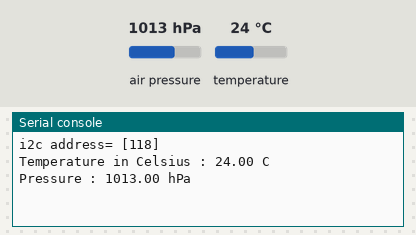
This program was run on a simulated Raspberry Pi Pico running MicroPython. Parts: the last lines printed to the serial console. Inputs (shaded band) come from the test bench; at power-on: air pressure 1013 hPa, temperature 24 °C.

Above: at 1.2 s.
1.3 s: air pressure set to 952 hPa
At 7.0 s:
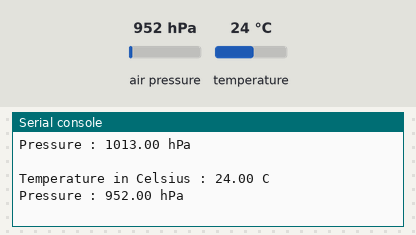
7.6 s: temperature set to 12 °C
At 12.6 s:
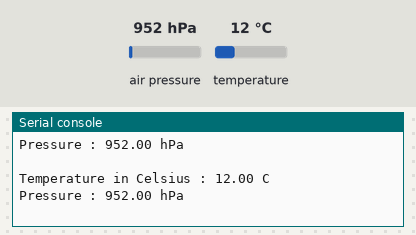
13.9 s: air pressure set to 975 hPa
At 18.2 s:
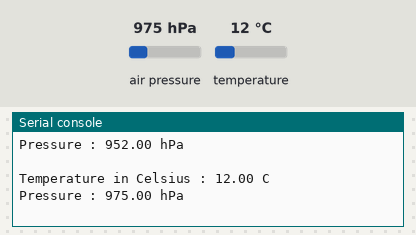
Timing chart, 0 to 19.7 s (numbered marks = the images above; inputs shaded):
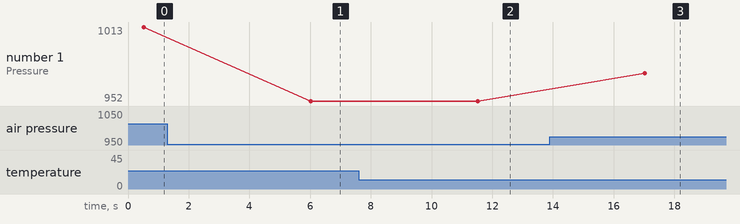

The program:

ReadBMP280.py
```python
#----------------------------------------------------------
#		BMP280 TEMPERATURE AND PRESSURE SENSOR
#		======================================
#
# In this project the BMP280 temperature and pressure sensor
# chip is used and the readings are displayed on the screen
# every 5 seconds
#
# Author: Dogan Ibrahim
# File  : ReadBMP280.py
# Date  : February 2021
#------------------------------------------------------------
from machine import Pin,I2C
import utime
#import machine
import utime

i2c = machine.I2C(0, scl=Pin(9), sda=Pin(8), freq=100000)
print("i2c address=" ,i2c.scan())

#
# THis function returns the temperature and pressure readings
# Adapted for the RAspberry Pi Pico from:
#
# https://github.com/ControlEverythingCommunity/
#       BMP280/blob/master/Python/BMP280.py
#
def BMP280():
    # BMP280 address, 0x76(118)
    # Read data back from 0x88(136), 24 bytes
    b1 = i2c.readfrom_mem(0x76, 0x88, 24)

    # Convert the data
    # Temp coefficents
    dig_T1 = b1[1] * 256 + b1[0]
    dig_T2 = b1[3] * 256 + b1[2]
    if dig_T2 > 32767 :
        dig_T2 -= 65536
    dig_T3 = b1[5] * 256 + b1[4]
    if dig_T3 > 32767 :
        dig_T3 -= 65536

# Pressure coefficents
    dig_P1 = b1[7] * 256 + b1[6]
    dig_P2 = b1[9] * 256 + b1[8]
    if dig_P2 > 32767 :
        dig_P2 -= 65536
    dig_P3 = b1[11] * 256 + b1[10]
    if dig_P3 > 32767 :
        dig_P3 -= 65536
    dig_P4 = b1[13] * 256 + b1[12]
    if dig_P4 > 32767 :
        dig_P4 -= 65536
    dig_P5 = b1[15] * 256 + b1[14]
    if dig_P5 > 32767 :
        dig_P5 -= 65536
    dig_P6 = b1[17] * 256 + b1[16]
    if dig_P6 > 32767 :
        dig_P6 -= 65536
    dig_P7 = b1[19] * 256 + b1[18]
    if dig_P7 > 32767 :
        dig_P7 -= 65536
    dig_P8 = b1[21] * 256 + b1[20]
    if dig_P8 > 32767 :
        dig_P8 -= 65536
    dig_P9 = b1[23] * 256 + b1[22]
    if dig_P9 > 32767 :
        dig_P9 -= 65536

# BMP280 address, 0x76(118)
# Select Control measurement register, 0xF4(244)
#		0x27(39)	Pressure and Temperature Oversampling rate = 1
#					Normal mode
    i2c.writeto_mem(0x76, 0xF4, b'\x27')
# BMP280 address, 0x76(118)
# Select Configuration register, 0xF5(245)
#		0xA0(00)	Stand_by time = 1000 ms
    i2c.writeto_mem(0x76, 0xF5, b'\xA0')

    utime.sleep(0.5)

# BMP280 address, 0x76(118)
# Read data back from 0xF7(247), 8 bytes
# Pressure MSB, Pressure LSB, Pressure xLSB, Temperature MSB, Temperature LSB
# Temperature xLSB, Humidity MSB, Humidity LSB
    data = i2c.readfrom_mem(0x76, 0xF7, 8)

# Convert pressure and temperature data to 19-bits
    adc_p = ((data[0] * 65536) + (data[1] * 256) + (data[2] & 0xF0)) / 16
    adc_t = ((data[3] * 65536) + (data[4] * 256) + (data[5] & 0xF0)) / 16

# Temperature offset calculations
    var1 = ((adc_t) / 16384.0 - (dig_T1) / 1024.0) * (dig_T2)
    var2 = (((adc_t) / 131072.0 - (dig_T1) / 8192.0) * ((adc_t)/131072.0 - (dig_T1)/8192.0)) * (dig_T3)
    t_fine = (var1 + var2)
    cTemp = (var1 + var2) / 5120.0


# Pressure offset calculations
    var1 = (t_fine / 2.0) - 64000.0
    var2 = var1 * var1 * (dig_P6) / 32768.0
    var2 = var2 + var1 * (dig_P5) * 2.0
    var2 = (var2 / 4.0) + ((dig_P4) * 65536.0)
    var1 = ((dig_P3) * var1 * var1 / 524288.0 + ( dig_P2) * var1) / 524288.0
    var1 = (1.0 + var1 / 32768.0) * (dig_P1)
    p = 1048576.0 - adc_p
    p = (p - (var2 / 4096.0)) * 6250.0 / var1
    var1 = (dig_P9) * p * p / 2147483648.0
    var2 = p * (dig_P8) / 32768.0
    pressure = (p + (var1 + var2 + (dig_P7)) / 16.0) / 100
    return(cTemp, pressure)

#
# Main program, read and siaplay the temperature and pressure
#
while True:
    T,P = BMP280()
    print("Temperature in Celsius : %.2f C" %T)
    print("Pressure : %.2f hPa \n" %P)
    utime.sleep(5)


    
```

Measured:
- after the input at 1.3 s, the serial console: prints a new line after 4.7 s (image 1)
- after the input at 7.6 s, the serial console: prints a new line after 3.9 s (image 2)
- after the input at 13.9 s, the serial console: prints a new line after 3.1 s (image 3)
- plotted number 1: 1013 → 952 after the input at 1.3 s, 952 → 975 after the input at 13.9 s
